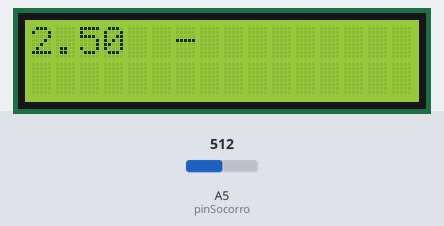
This sketch was run on a simulated Arduino Uno, built with avr-gcc and run on an emulated ATmega328P. On the bench: 16×2 character LCD. The test bench sets the inputs (shaded band); at power-on: A5 (pinSocorro) = 512. What the sketch prints to the serial monitor is not drawn.

Above: at 2.1 s.
2.2 s: A5 (pinSocorro) set to 716
At 5.7 s:
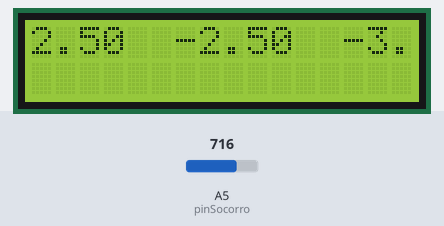
6.0 s: A5 (pinSocorro) set to 900
At 11.7 s:
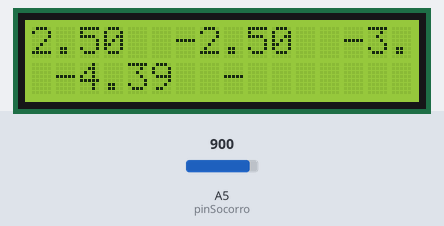
13.5 s: A5 (pinSocorro) set to 122
At 19.1 s:
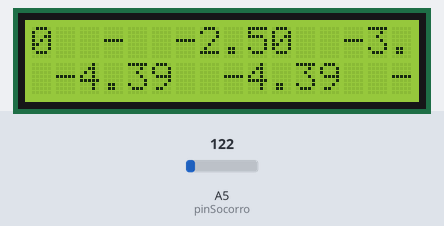
Timing chart, 0 to 20.6 s (numbered marks = the images above; inputs shaded):
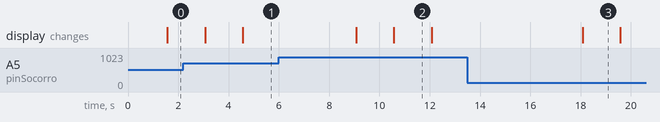

The sketch:

part_1.ino
```cpp
#include <LiquidCrystal.h>

float pinSocorro = A5;
LiquidCrystal lcd(12, 11, 5, 4, 3, 2);
int posicao=0;

void setup() {
  // put your setup code here, to run once:
  pinMode (pinSocorro,INPUT);
  Serial.begin(9600);
  lcd.begin(16, 2);
}

void loop() {

  //lcd.clear();
  float valor = analogRead(pinSocorro);
  delay(1500);
  Serial.println(valor*0.00488);
  lcd.println(valor*0.00488);
  lcd.print("-");

   /* for (int posicao = 0; posicao < 1000; posicao++)
  {
    lcd.scrollDisplayLeft();
    delay(1000);
  }
*/
  /*if (valor >= 0 && valor <=5) {
  Serial.println(valor);
  /*}*/
}
```

Measured:
- what the display in image 2 shows lasts 1.5 s, from 10.6 s to 12.1 s
